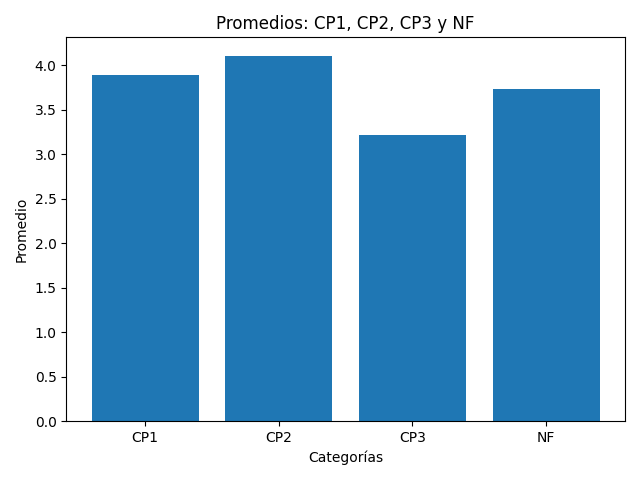

Python code for this plot:
import pandas as pd
import matplotlib.pyplot as plt

def graficar_promedios(nombre_archivo):
    try:
        df = pd.read_csv(nombre_archivo)
        columnas = ["CP1", "CP2", "CP3", "NF"]

        for col in columnas:
            if col not in df.columns:
                print(f"Columna no encontrada: {col}")
                return

        promedios = df[columnas].mean()

        plt.bar(promedios.index, promedios.values)
        plt.xlabel("Categorías")
        plt.ylabel("Promedio")
        plt.title("Promedios: CP1, CP2, CP3 y NF")
        plt.tight_layout()
        plt.show()

    except Exception as e:
        print("Error al procesar el archivo:", e)

graficar_promedios("Figuras/quiz.csv")
plt.savefig("Figuras/promedios.png")

